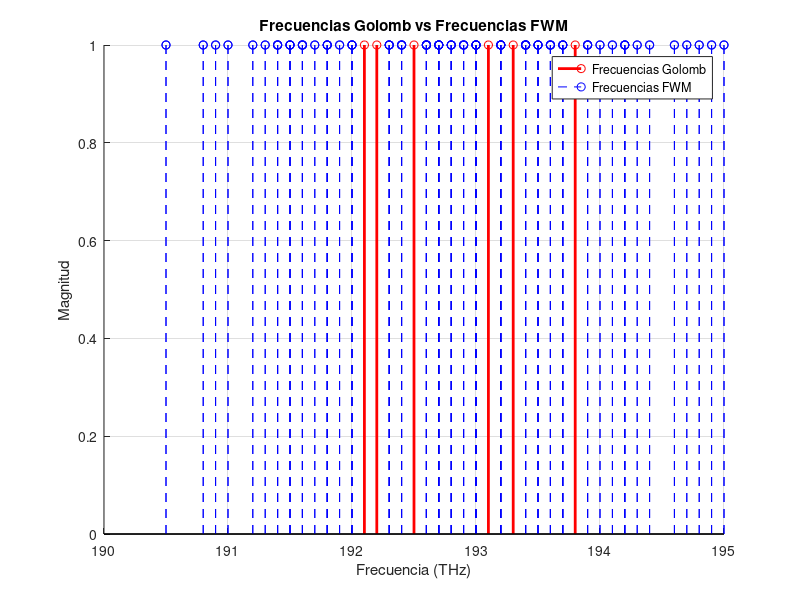

Recreate this plot in MATLAB.
% Limpieza de variables anteriores
clear;
clc;

% Parámetros iniciales
n = 6;                    % Número total de canales                  
frecuenciaCentral = 193.1;% Frecuencia en THz
espaciado = 0.1; %Ghz     % Espaciado Frecuencias [THz]
g = zeros(1,n);           % Marcas Regla de Golomb
canales = zeros(1,n);     % Frecuencia de Canales
canalesV1 = zeros(1,n);   % Frecuencia de Canales

switch n  % Define la regla de Golomb a implementar
    case 1
        g = 0;
    case 2
        g = [0, 1];
    case 3
        g = [0, 1, 3];
    case 4
        g = [0, 1, 4, 6];
    case 5
        g = [0, 1, 4, 9, 11];
    case 6
        g = [0, 1, 4, 10, 12, 17];
    case 7
        g = [0, 1, 4, 10, 18, 23, 25];
    case 8
        g = [0, 1, 4, 9, 15, 22, 32, 34];
    case 9
        g = [0, 1, 5, 12, 25, 27, 35, 41, 44];
    case 10
        g = [0, 1, 6, 10, 23, 26, 34, 41, 53, 55];
    case 11
        g = [0, 1, 4, 13, 28, 33, 47, 54, 64, 70, 72];
    case 12
        g = [0, 2, 6, 24, 29, 40, 43, 55, 68, 75, 76, 85];
    case 13
        g = [0 2 5 25 37 43 59 70 85 89 98 99 106];
    case 14 
        g = [0 4 6 20 35 52 59 77 78 86 89 99 122 127];
    case 15 
        g = [0 4 20 30 57 59 62 76 100 111 123 136 144 145 151];    
    case 16 
        g = [0 1 4 11 26 32 56 68 76 115 117 134 150 163 168 177];
    case 17 
        g = [0 5 7 17 52 56 67 80 81 100 122 138 159 165 168 191 199];
    case 18 
        g = [0 2 10 22 53 56 82 83 89 98 130 148 153 167 188 192 205 216];
    case 19 
        g = [0 1 6 25 32 72 100 108 120 130 153 169 187 190 204 231 233 242 246];
    case 20 
        g = [0 1 8 11 68 77 94 116 121 156 158 179 194 208 212 228 240 253 259 283];
    case 21 
        g = [0 2 24 56 77 82 83 95 129 144 179 186 195 255 265 285 293 296 310 329 333];
    case 22 
        g = [0 1 9 14 43 70 106 122 124 128 159 179 204 223 253 263 270 291 330 341 353 356];    
    case 23 
        g = [0 3 7 17 61 66 91 99 114 159 171 199 200 226 235 246 277 316 329 348 350 366 372];
    case 24 
        g = [0 9 33 37 38 97 122 129 140 142 152 191 205 208 252 278 286 326 332 353 368 384 403 425];
    case 25 
        g = [0 12 29 39 72 91 146 157 160 161 166 191 207 214 258 290 316 354 372 394 396 431 459 467 480];    
    case 26 
        g = [0 1 33 83 104 110 124 163 185 200 203 249 251 258 314 318 343 356 386 430 440 456 464 475 487 492];
    case 27 
        g = [0 3 15 41 66 95 97 106 142 152 220 221 225 242 295 330 338 354 382 388 402 415 486 504 523 546 553];
    case 28   
        g = [0 3 15 41 66 95 97 106 142 152 220 221 225 242 295 330 338 354 382 388 402 415 486 504 523 546 553 585];
end

%Creación del plan de Frecuencias con Espaciado Desigual
if mod(n, 2) == 0 %Si el número de marcas es par
    newFrec = frecuenciaCentral - g((n/2)+1)*espaciado;
    for i = 1:n
        canales(i) = newFrec + g(i)*espaciado;
    end  
else %Si el número de marcas es impar
    newFrec = frecuenciaCentral - g((n/2)+1.5)*espaciado;
    for i = 1:n
        canales(i) = newFrec + g(i)*espaciado;
    end 
end
% Mostrar las frecuencias ordenadas
disp('Frecuencias asignadas (ordenadas de menor a mayor):');
disp(canales);

% Mostrar las frecuencias generadas
%disp('Frecuencias asignadas V1:');
%disp(canalesV1);

% Mostrar las frecuencias generadas
%disp('Frecuencias asignadas:');
%disp(canales);

% Ordenar el vector de frecuencias de menor a mayor
%canales_ordenados = sort(canales);


% Cálculo de frecuencias FWM generadas
cont = 1;
frecuenciasFWM = []; % Vector para frecuencias FWM
for i = 1:n
    for j = 1:n
        for k = 1:n
            if i ~= k && j ~= k && i ~= j
                frecuenciasFWM(cont) = canales(i) + canales(j) - canales(k);
                cont = cont + 1;
            end
        end
    end
end
% Comparación de coincidencias entre frecuencias asignadas y FWM
coincidencias = ismember(frecuenciasFWM, canales);
% Mostrar coincidencias
disp('Coincidencias entre las frecuencias asignadas y FWM:');
disp(coincidencias);
% Graficar las frecuencias asignadas y las FWM
figure;
hold on;
stem(canales, ones(1, length(canales)), 'r', 'LineWidth', 2);  % Frecuencias asignadas
stem(frecuenciasFWM, ones(1, length(frecuenciasFWM)), 'b--');  % Frecuencias generadas por FWM
title('Frecuencias Golomb vs Frecuencias FWM');
xlabel('Frecuencia (THz)');
ylabel('Magnitud');
legend('Frecuencias Golomb', 'Frecuencias FWM');
grid on;
hold off;

disp('Frecuencias asignadas V1:');
disp(size(frecuenciasFWM));

% Mostrar coincidencias encontradas
disp('Coincidencias encontradas entre frecuencias asignadas y FWM:');
for i = 1:length(canales)
    if ismember(canales(i), frecuenciasFWM)
        fprintf('Coincidencia en la frecuencia: %.2f THz\n', canales(i));
    end
end